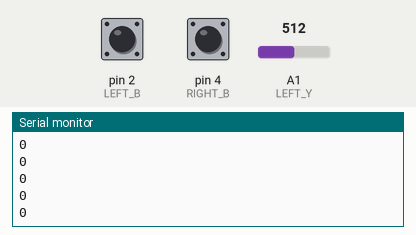
This sketch was run on a simulated Arduino Uno, built with avr-gcc and run on an emulated ATmega328P. On the bench: the last lines printed to the serial monitor. The inputs (shaded band) are chosen by the test bench; at power-on: A1 (LEFT_Y) = 512, pin 2 (LEFT_B) HIGH, pin 4 (RIGHT_B) HIGH. No radio packets arrive unless stated.

Above: at 1.2 s.
1.3 s: A1 (LEFT_Y) set to 716
At 2.3 s:
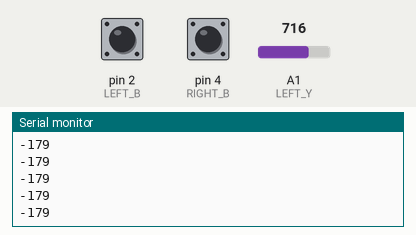
2.8 s: A1 (LEFT_Y) set to 900
At 3.3 s:
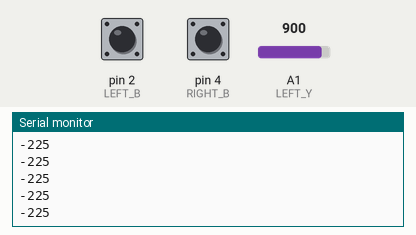
Timing chart, 0 to 5.8 s (numbered marks = the images above; inputs shaded):
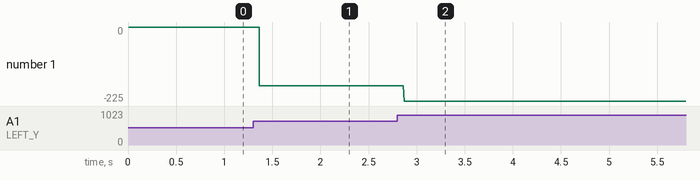

The sketch:

JOYSTICK.ino
```cpp
// https://www.brainy-bits.com/arduino-joystick-tutorial/

#include <nRF24L01.h>
#include <RF24.h>
#include <RF24_config.h>
#include <SPI.h>

// JOYSTICK

const int LEFT_X = 0; // arduino analog 0 // joystick X, VRx
const int LEFT_Y = 1; // arduino analog 1 // joystick Y, VRy
const int LEFT_B = 2; // arduino digital 2 // joystick KEY, SW

const int RIGHT_X = 2; // arduino analog 2 // joystick X, VRx
const int RIGHT_Y = 3; // arduino analog 3 // joystick Y, VRy
const int RIGHT_B = 4; // arduino digital 4 // joystick KEY, SW

int LEFT_Y_V;
int LEFT_D;

int LEFT_B_V;
int RIGHT_B_V;

// RF

const int pinCE = 9;
const int pinCSN = 10;
RF24 radio(pinCE, pinCSN);

// Single radio pipe address for the 2 nodes to communicate.
const uint64_t pipe = 0xE8E8F0F0E1LL;

char data[5];

void setup()
{
    Serial.begin(9600);
    pinMode(LEFT_B, INPUT_PULLUP);
    pinMode(RIGHT_B, INPUT_PULLUP);

    radio.begin();
    radio.openWritingPipe(pipe);
}

void loop()
{
    LEFT_B_V = digitalRead(LEFT_B);
    RIGHT_B_V = digitalRead(RIGHT_B);

    if(LEFT_B_V==0)
        LEFT_B_V = 1;
    else
        LEFT_B_V = 0;

    if(RIGHT_B_V==0)
        RIGHT_B_V = 1;
    else
        RIGHT_B_V = 0;

    LEFT_Y_V = analogRead(LEFT_Y);

    if(LEFT_Y_V<512)
      LEFT_D = 1;

    else
    {
      if(LEFT_Y_V>512)
        LEFT_D = -1;
    }

    if(LEFT_Y_V>=512-5 && LEFT_Y_V<=512+5)
    {
      LEFT_D = 0;
      LEFT_Y_V = 0;
    }
    else
    {
      if(LEFT_D==1)
        LEFT_Y_V = 255 - (LEFT_Y_V / 2);
      else
        LEFT_Y_V = (LEFT_Y_V / 2) / 2 * -1;
    }

    String str = String(LEFT_Y_V);
    int str_len = str.length() + 1;

    // Copy it over
    str.toCharArray(data, str_len);
    Serial.println(data);
    radio.write(data, sizeof data);
}
```

Measured:
- after the input at 1.3 s, the serial monitor: prints a new line after 0.07 s (image 1)
- after the input at 2.8 s, the serial monitor: prints a new line after 0.07 s (image 2)
- plotted number 1: 0 → -179 after the input at 1.3 s, -179 → -225 after the input at 2.8 s
